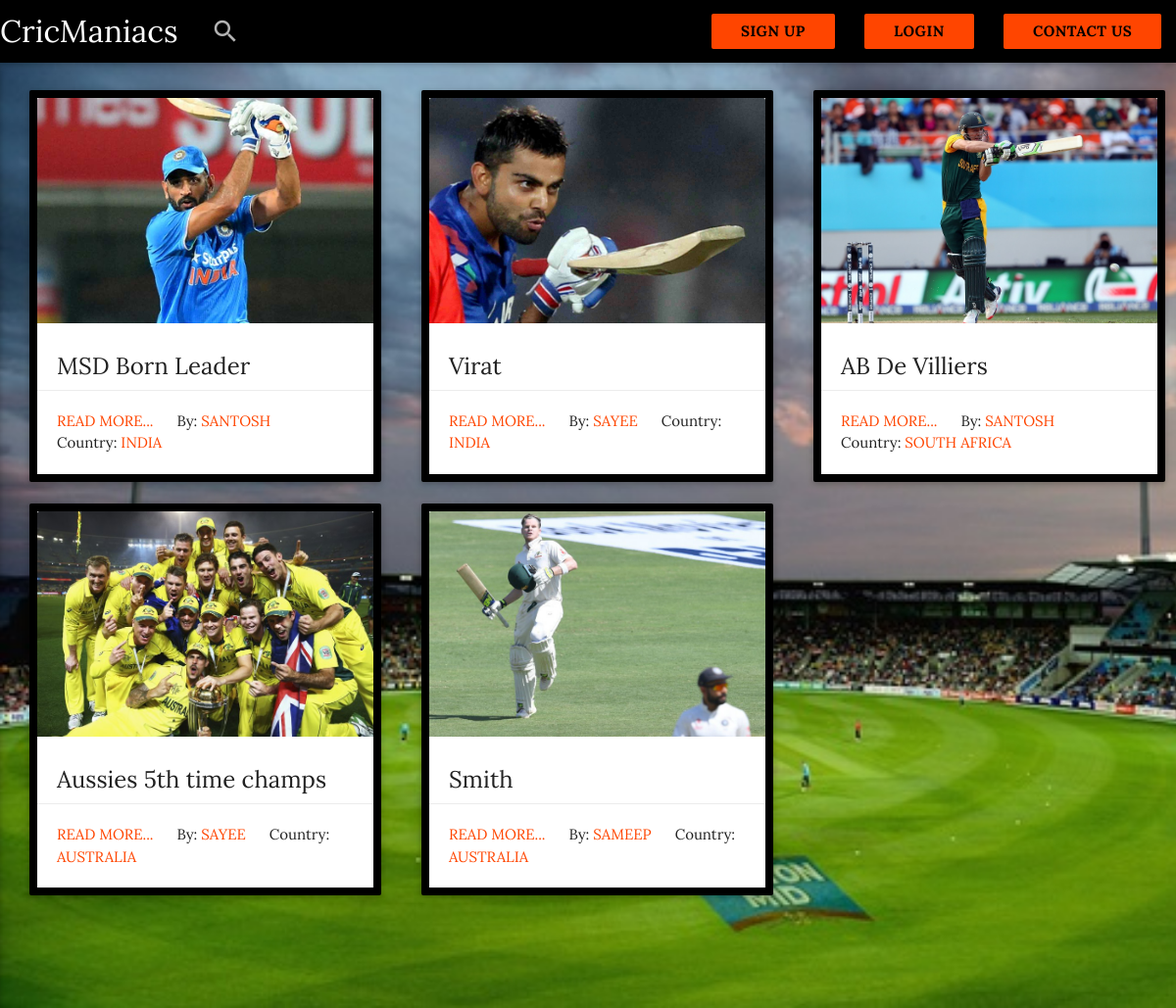
The page / on the database its author committed.
### tables this page shows
CREATE TABLE `blog_master` (
  `blog_id` int(11) NOT NULL,
  `blogger_id` int(11) NOT NULL,
  `blog_title` varchar(100) NOT NULL,
  `blog_desc` varchar(10000) NOT NULL,
  `blog_category` varchar(100) NOT NULL,
  `blog_author` varchar(50) NOT NULL,
  `blog_is_active` tinyint(1) NOT NULL,
  `creation_date` date NOT NULL,
  `updated_date` date DEFAULT NULL
);

CREATE TABLE `blog_detail` (
  `blog_Detail_id` int(11) NOT NULL,
  `blog_id` int(11) NOT NULL,
  `blog_detail_image` varchar(100) NOT NULL
);

### classes.php (called while the page is built, shortened)
<?php
class Viewer{
	function __construct($conn){
		$this->conn=$conn;
	}
	public function get_all_blogs($word_limit,$blog_id)
	{
		if($blog_id === 'all'){
		$query1 ="SELECT blog_id,blogger_id,blog_title,blog_desc,blog_category,blog_author,creation_date,updated_date from blog_master";
		}
		else{
			$query1 = "SELECT blog_id,blogger_id,blog_title,blog_desc,blog_category,blog_author,creation_date,updated_date from blog_master WHERE blog_id = $blog_id";
		}
		$result1= $this->conn->query($query1);
		if($result1)
		{
			$i=0;
			$blogs = array();
			while ($row = $result1->fetch_array(MYSQLI_NUM)) {
				$j=0;
				while ($j < 8){
					if($j == 3 && $word_limit != '' && $blog_id != '*')
					{
						$blogs[$i][$j]= $this->limit_words($row[$j],$word_limit);
					}
					else{
						$blogs[$i][$j]=$row[$j];
					}
				if($j == 1)
				{
					$query2="SELECT blogger_firstname,blogger_username from blogger_info where blogger_id ='$row[1]'";
					$result2 = $this->conn->query($query2);
					if($result2)
					{
						$row2=$result2->fetch_assoc();
						$blogs[$i][9]=$row2['blogger_username'];
						$blogs[$i][8]=$row2['blogger_firstname'];
					}
				}
				$j=$j+1;
				}
				$i=$i+1;
			}
			return $blogs;
		}
		else
		{
			return false;
		}
	}
	public function limit_words($string,$word_limit)
	{
		$words = explode(" ", $string);
		return implode(" ", array_slice($words,0,$word_limit+1));
	}
	public function get_blog_image($blog_id)
	{
		$query1 = "SELECT blog_detail_image FROM blog_detail WHERE blog_id='$blog_id'";
		$result1 = $this->conn->query($query1);
		if($result1)
		{
			$row = $result1->fetch_assoc();
			return $row["blog_detail_image"];
		}
		else{
			return false;
		}
	}
}
?>

### index.php (the view, shortened to what this page needs)
<?php
include_once 'classes.php';
include_once 'connection.php';
?>
<!DOCTYPE html>
<html lang="en">
<head>
  <link rel="stylesheet" href="style.css">
      <link type="text/css" rel="stylesheet" href="materialize/css/materialize.min.css"  media="screen,projection"/>
</head>
<body style="font-family:'Lora',serif;background-image:url('images/back.jpg');background-size: cover;">
  <div class="navbar-fixed ">
  <nav >
    <div class="nav-wrapper black" style="margin-bottom: 150px;" >
      <a href="#!" class="brand-logo" style="text-decoration:none">CricManiacs</a>
      <ul class="right hide-on-med-and-down">
      <li><a href="signup.php" class="btn waves-effect waves-light deep-orange lighten-2" style="padding-right:2em;text-decoration:none">Sign Up</a></li>
      <li><a href="login.php" class="btn waves-effect waves-light deep-orange lighten-2" style="padding-right:2em;text-decoration:none">Login</a></li>
      <li><a href="contactUs.php" class="btn waves-effect waves-light deep-orange lighten-2" style="padding-right:2em;text-decoration:none">Contact Us</a></li>
          </ul>
       <form class=" hide-on-med-and-down" style="margin-left: 200px;">
        <div class="input-field" style="max-width: 400pt;">
          <input id="search" type="search" required onkeyup="getBlogs(this.value,0);">
          <label class="label-icon" for="search"><i class="material-icons">search</i></label>
          <i class="material-icons">close</i>
        </div>
      </form>
      </div>
      </nav>
      </div>
</body>
<?php
$viewer = new Viewer($conn);
$word_limit = '10';
$blog_id = "all";
$blogs = $viewer->get_all_blogs('',$blog_id);
if($blogs == false)
  {
    echo "<div class = 'container'><div class='alert alert-info text-center'>No blogs published yet!</div></div>";
  }
  else{
    $i=0;
    while($i < count($blogs)) {
    echo '<div class="row">
    <div class="col s12 m4" style="padding-left:2em;">
    <div class="card sticky-action medium" style="border:8.5px solid black ">
    <div class="card-image  waves-effect waves-block waves-light">
              <img class = "activator" src="'.$viewer->get_blog_image($blogs[$i][0]).'">
            </div>
    <div class="card-content">
    <span class="card-title">'.$blogs[$i][2].'<p class="flow-text grey-text">'.$blogs[$i][4].','.$blogs[$i][6];
    if(!is_null($blogs[$i][7]))
    {
      echo ',Updated on '.$blogs[$i][7].'</p></span>';
    }
    echo '<h4 class="flow-text">'.$viewer->limit_words($blogs[$i][3],$word_limit).'......</h4></div>';
    echo '<div class = "text-center card-action"><a href ="view-blog.php?blog_id='.$blogs[$i][0].'" >Read More...</a>
      By: <a href ="profile.php?username='.$blogs[$i][9].'">'.$blogs[$i][8].'</a>
      Country: <a href = "view-blog.php?category='.$blogs[$i][4].'">'.$blogs[$i][4].'</a>
      </div>';
      echo '<div class="card-reveal"><span class="card-title">'.$blogs[$i][2].'<i class="material-icons right">close</i><h6 class="flow-text grey-text">'.$blogs[$i][4].','.$blogs[$i][6].'<br/></h6> </span><h4 class="flow-text">'.$blogs[$i][3].'</div>
      </div></div>';
    $i=$i+1;
    }
  }
?>

### index.php (style rules this page uses)
.card .card-action a:not(.btn):not(.btn-large):not(.btn-floating) { color: #FF4500; margin-right: 20px; transition: color .3s ease; text-transform: uppercase; }
.deep-orange.lighten-2 { background-color: #FF4500 !important; color: black; font-weight: bold; }
.row { margin-left: auto; margin-top: 20px; margin-right: auto; margin-bottom: 20px; }

### rows shown on the page
blog_master: blog_id.blog_detail_image (picture), blog_title "MSD Born Leader", blog_author "SANTOSH", blog_category "INDIA"
blog_master: blog_id.blog_detail_image (picture), blog_title "Virat", blog_author "SAYEE", blog_category "INDIA"
blog_master: blog_id.blog_detail_image (picture), blog_title "AB De Villiers", blog_author "SANTOSH", blog_category "SOUTH AFRICA"
blog_master: blog_id.blog_detail_image (picture), blog_title "Aussies 5th time champs", blog_author "SAYEE", blog_category "AUSTRALIA"
blog_master: blog_id.blog_detail_image (picture), blog_title "Smith", blog_author "SAMEEP", blog_category "AUSTRALIA"
